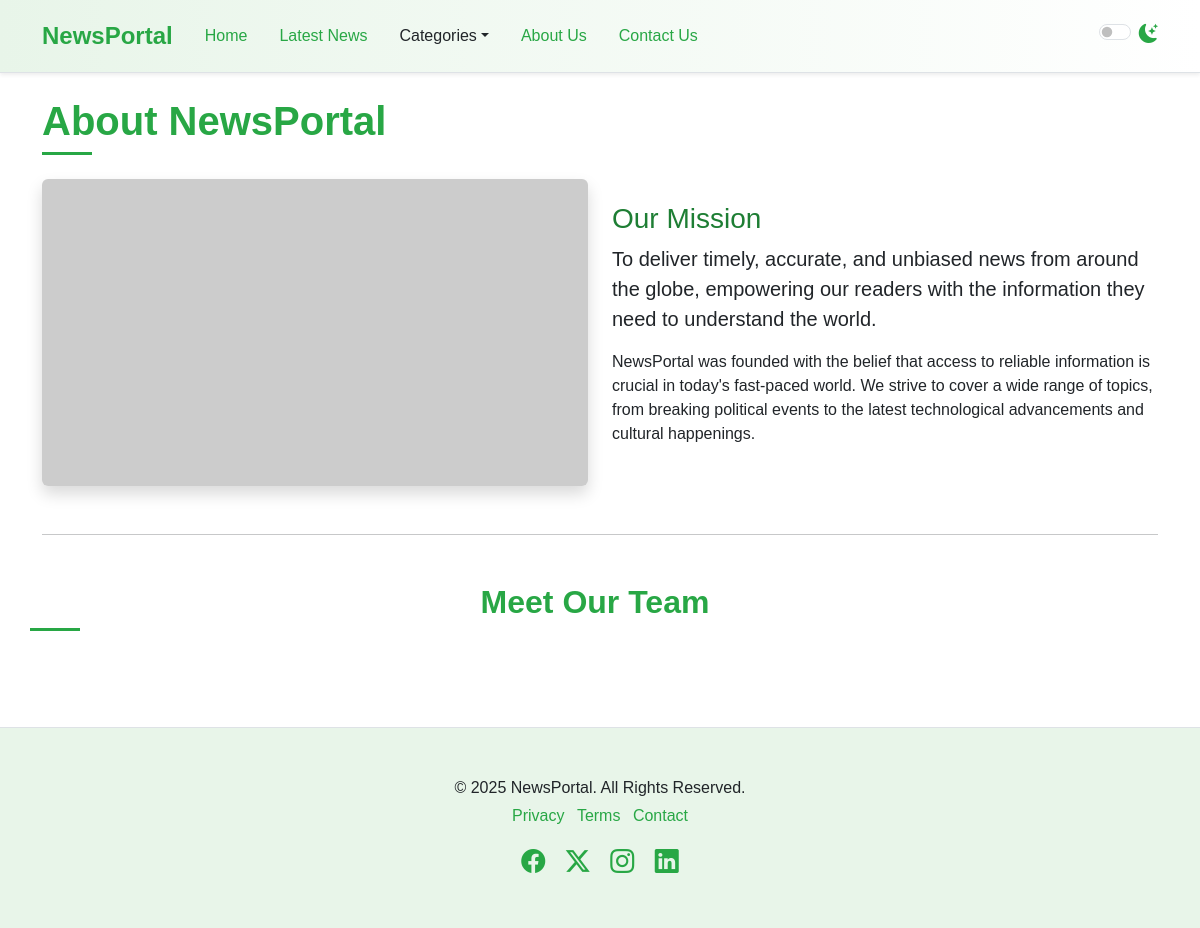
Page /about/ on the earlier database version.
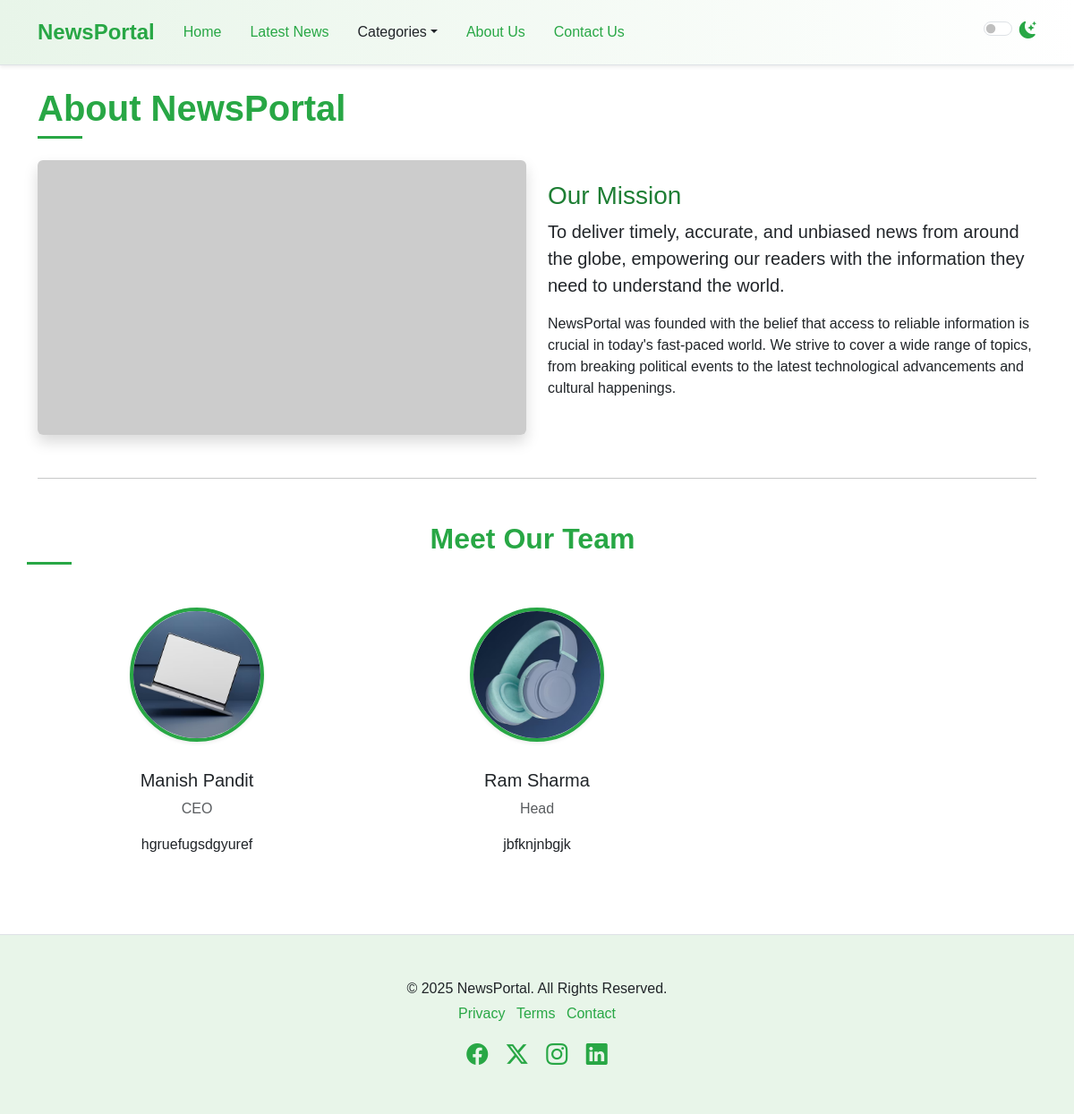
Same page on the later database version.
### newsportal/models.py (models this page shows, shortened)
class TimeStampModel(models.Model):
    created_at=models.DateTimeField(auto_now_add=True)
    update_at=models.DateField(auto_now=True)
    class Meta:
        abstract=True

class OurTeam(TimeStampModel):
    name=models.CharField(max_length=100)
    position=models.CharField(max_length=100)
    image=models.ImageField(upload_to="team_image/%y/%m/%d", blank=False)
    description=models.TextField()

### newsportal/views.py (the view)
# urls.py: path("about/",views.AboutView.as_view(),name="about"),
class AboutView(TemplateView):
    template_name="newsportal/about.html"
    def get_context_data(self,**kwargs):
        context=super().get_context_data(**kwargs)
        context["our_teams"]=OurTeam.objects.all()
        return context

### newsportal/nav.py (called while the page is built)
def navigation(request):
    categories=Category.objects.all()
    return {"categories":categories}

### template/newsportal/about.html
{% extends "newsportal/base.html" %}
{% block content %}
  <div class="container mt-4">
      <h1 class="mb-4 section-title">
        <span>About NewsPortal</span>
      </h1>
      <div class="row mb-5">
        <div class="col-md-6">
          <img src="https://placehold.co/800x450/28a745/ffffff?text=Our+Mission"
               class="img-fluid rounded shadow"
               alt="Our Mission" />
        </div>
        <div class="col-md-6 d-flex flex-column justify-content-center">
          <h3 class="mt-3 mt-md-0 about-mission-title">Our Mission</h3>
          <p class="lead">
            To deliver timely, accurate, and unbiased news from around the globe, empowering our readers with the information they need to understand the world.
          </p>
          <p>
            NewsPortal was founded with the belief that access to reliable information is crucial in today's fast-paced world. We strive to cover a wide range of topics, from breaking political events to the latest technological advancements and cultural happenings.
          </p>
        </div>
      </div>
      <hr class="my-5" />
      <div class="row text-center">
        <h2 class="mb-5 section-title">
          <span>Meet Our Team</span>
        </h2>
        {% for about in our_teams %}
        <div class="col-lg-4 col-md-6 mb-4">
          <div class="team-member">
            <img src="{{about.image.url}}"
                 alt="Team Member 1" />
            <h5 class="mt-3">{{about.name}}</h5>
            <p class="text-muted">{{about.position}}</p>
            <p>{{about.description}}</p>
          </div>
        </div>
       {% endfor %}
      </div>
    </div>
{% endblock content %}

### template/newsportal/base.html (shortened to what this page needs)
{% load static %}
<!DOCTYPE html>
<html lang="en" data-bs-theme="light">
  <head>
    <link href="https://cdn.jsdelivr.net/npm/bootstrap@5.3.3/dist/css/bootstrap.min.css"
          rel="stylesheet"
 />
    <link rel="stylesheet"
          href="https://cdn.jsdelivr.net/npm/bootstrap-icons@1.11.3/font/bootstrap-icons.min.css" />
    <link rel="stylesheet" href="{% static 'css/style.css' %}"/>
  </head>
  <body>
    {% include "newsportal/nav.html" %}
    {% block content %}
    {% endblock content %}
   {% include "newsportal/footer.html" %}
  </body>
</html>

### template/newsportal/nav.html (shortened to what this page needs)
    <nav class="navbar navbar-expand-lg sticky-top elegant-navbar">
      <div class="container">
        <a class="navbar-brand fw-bold" href="{% url 'home' %}">NewsPortal</a>
        <div class="collapse navbar-collapse" id="navbarNavDropdown">
          <ul class="navbar-nav me-auto mb-2 mb-lg-0">
            <li class="nav-item">
              <a class="nav-link active" aria-current="page" href="{% url 'home' %}">Home</a>
            </li>
            <li class="nav-item">
              <a class="nav-link" href="{% url 'post-list' %}">Latest News</a>
            </li>
            <li class="nav-item dropdown">
              <a class="nav-link dropdown-toggle"
                 href="#"
                 role="button"
                 data-bs-toggle="dropdown"
                 aria-expanded="false">Categories</a>
            </li>
            <li class="nav-item">
              <a class="nav-link" href="{% url 'about' %}">About Us</a>
            </li>
            <li class="nav-item">
              <a class="nav-link" href="{% url 'contact' %}">Contact Us</a>
            </li>
          </ul>
          <div class="form-check form-switch">
            <input class="form-check-input"
                   type="checkbox"
                   role="switch"
                   id="darkModeSwitch" />
            <label class="form-check-label" for="darkModeSwitch">
              <i class="bi bi-moon-stars-fill"></i>
            </label>
          </div>
        </div>
      </div>
    </nav>

### template/newsportal/footer.html
 <footer class="py-5 mt-5 elegant-footer">
      <div class="container text-center">
        <p class="mb-1">&copy; 2025 NewsPortal. All Rights Reserved.</p>
        <ul class="list-inline">
          <li class="list-inline-item">
            <a href="#">Privacy</a>
          </li>
          <li class="list-inline-item">
            <a href="#">Terms</a>
          </li>
          <li class="list-inline-item">
            <a href="#">Contact</a>
          </li>
        </ul>
        <div class="social-icons mt-3">
          <a href="#" class="text-decoration-none me-3"><i class="bi bi-facebook fs-4"></i></a>
          <a href="#" class="text-decoration-none me-3"><i class="bi bi-twitter-x fs-4"></i></a>
          <a href="#" class="text-decoration-none me-3"><i class="bi bi-instagram fs-4"></i></a>
          <a href="#" class="text-decoration-none"><i class="bi bi-linkedin fs-4"></i></a>
        </div>
      </div>
    </footer>

### static/css/style.css (style rules this page uses)
:root { --primary-green: #28a745; --light-green: #e8f5e9; --dark-green: #1e7e34; --accent-green: #5cb85c; --text-color-light: #212529; --text-color-dark: #f8f9fa; --bg-light: #ffffff; --bg-dark: #212529; --card-bg-light: #ffffff; --card-bg-dark: #343a40; --border-color-light: #dee2e6; --border-color-dark: #495057; --shadow-sm: 0 0.125rem 0.25rem rgba(0, 0, 0, 0.075); --shadow: 0 0.5rem 1rem rgba(0, 0, 0, 0.15); --transition-speed: 0.3s ease; }
body { font-family: "Poppins", sans-serif; background-color: var(--bg-light); color: var(--text-color-light); transition: background-color var(--transition-speed), color var(--transition-speed); }
.elegant-navbar { background: linear-gradient( to right, var(--light-green), #ffffff ); border-bottom: 1px solid var(--border-color-light); box-shadow: var(--shadow-sm); padding-top: 0.8rem; padding-bottom: 0.8rem; }
.elegant-navbar .navbar-brand { color: var(--primary-green); font-size: 1.5rem; transition: color var(--transition-speed); }
.elegant-navbar .nav-link { color: var(--text-color-light); font-weight: 500; transition: color var(--transition-speed); margin: 0 0.5rem; }
.elegant-navbar .nav-link:hover, .elegant-navbar .nav-link.active { color: var(--primary-green); }
.elegant-navbar .form-check-label i { color: var(--primary-green); font-size: 1.2rem; }
.section-title { position: relative; padding-bottom: 10px; margin-bottom: 20px; font-weight: 600; color: var(--primary-green); }
.section-title span { position: relative; z-index: 1; background-color: var(--bg-light); padding-right: 10px; }
.section-title::after { content: ""; position: absolute; left: 0; bottom: 0; width: 50px; height: 3px; background-color: var(--primary-green); }
.elegant-footer { background-color: var(--light-green); border-top: 1px solid var(--border-color-light); color: var(--text-color-light); }
.elegant-footer a { color: var(--primary-green); text-decoration: none; transition: color var(--transition-speed); }
.elegant-footer .social-icons a { color: var(--primary-green); transition: color var(--transition-speed), transform var(--transition-speed); }
.about-mission-title { color: var(--dark-green); }
.team-member img { width: 150px; height: 150px; object-fit: cover; border-radius: 50%; border: 4px solid var(--primary-green); margin-bottom: 15px; box-shadow: var(--shadow-sm); }

Differences in the rows shown:
added OurTeam: image (picture), name "Manish Pandit", position "CEO", description "hgruefugsdgyuref"
added OurTeam: image (picture), name "Ram Sharma", position "Head", description "jbfknjnbgjk"
